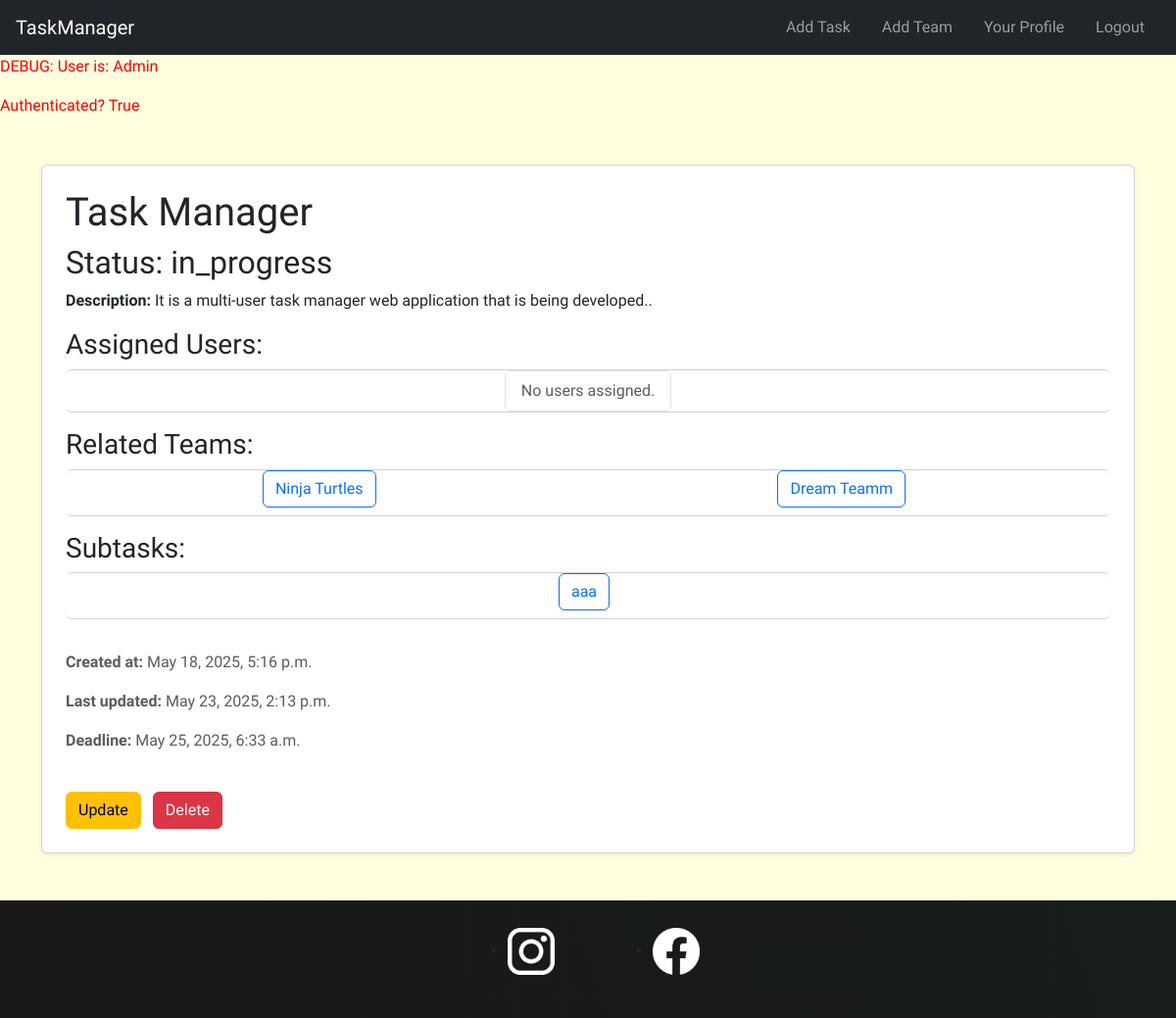
Screenshot of /tasks/1/ (signed in) with the database file from the repository.
### tasks/models.py (models this page shows, shortened)
class Task(models.Model):
    STATUS_CHOICES = [
        ('todo', 'To Do'),
        ('in_progress', 'In Progress'),
        ('done', 'Done'),
    ]
    private = models.BooleanField(blank=False,default=False) # if it is false every one can see it , users & teams associated
    creator = models.ForeignKey(User,on_delete=models.CASCADE, related_name='created_tasks')
    title = models.CharField(max_length=200)
    status = models.CharField(max_length=20, choices=STATUS_CHOICES, default='todo')
    description = models.TextField(blank=True)
    users = models.ManyToManyField(User, related_name='tasks')  # Users assigned to the task
    teams = models.ManyToManyField(Team, related_name='tasks' , blank=True)  # Teams related to the task
    subtasks = models.ManyToManyField('self', symmetrical=False, blank=True, related_name='parent_tasks')  # Optional sub-task linkage
    created_at = models.DateTimeField(auto_now_add=True)
    updated_at = models.DateTimeField(auto_now=True)
    deadline = models.DateTimeField(null=True, blank=True)

class Team(models.Model): # One user can be a team
    name = models.CharField(max_length=100)
    users = models.ManyToManyField(User, related_name='teams')

### tasks/views.py (the view)
# urls.py: path("tasks/<int:task_id>/", views.detail_task, name="detail_task"), # ex: /task/1
@login_required
def detail_task(request,task_id):
    task = Task.objects.get(pk=task_id)
    context = {
        "task":task,
    }
    return render(request,"tasks/detail.html",context)

### tasks/templates/tasks/detail.html
{% extends 'base.html' %}
{% block body %}
<main class="container my-5">
  <div class="card shadow-sm p-4">
    <h1>{{ task.title }}</h1>
    <h2>Status: {{ task.status }}</h2>
    {% if task.description %}
      <p><strong>Description:</strong> {{ task.description }}</p>
    {% endif %}
    <h3>Assigned Users:</h3>
    <ul class="list-group mb-3 rowList" >
      {% for user in task.users.all %}
      <li>
        <a href="{% url 'task:detail_user' user.id %}" class="btn btn-outline-primary me-2 mb-2" >
            {{ user.username }} (ID: {{ user.id }})
        </a>
      </li>
      {% empty %}
        <li class="list-group-item text-muted">No users assigned.</li>
      {% endfor %}
    </ul>
    <h3>Related Teams:</h3>
    <ul class="list-group mb-3 rowList">
      {% for team in task.teams.all %}
        <li>
          <a href="{% url 'task:detail_team' team.id %}" class="btn btn-outline-primary me-2 mb-2">{{ team.name }}</a>
        </li>
      {% empty %}
        <li class="list-group-item text-muted">No teams assigned.</li>
      {% endfor %}
    </ul>
    <h3>Subtasks:</h3>
    <ul class="list-group mb-3 rowList">
      {% for subtask in task.subtasks.all %}
        <li>
          <a href="{% url 'task:detail_task' subtask.id %}" class="btn btn-outline-primary me-2 mb-2">{{ subtask.title }}</a>
        </li>
      {% empty %}
        <li class="list-group-item text-muted">No subtasks.</li>
      {% endfor %}
    </ul>
    <div class="text-muted mt-3">
      <p><strong>Created at:</strong> {{ task.created_at }}</p>
      <p><strong>Last updated:</strong> {{ task.updated_at }}</p>
      {% if task.deadline %}
        <p><strong>Deadline:</strong> {{ task.deadline }}</p>
      {% endif %}
    </div>
    <div class="mt-4">
      <a href="{% url 'task:update_task' task.id %}" class="btn btn-warning me-2">Update</a>
      <a href="{% url 'task:delete_task' task.id %}" class="btn btn-danger">Delete</a>
    </div>
  </div>
</main>
{% endblock %}

### tasks/templates/base.html (shortened to what this page needs)
{% load static %}
<!DOCTYPE html>
<html lang="en">
<head>
    <link href="https://cdn.jsdelivr.net/npm/bootstrap@5.3.5/dist/css/bootstrap.min.css" rel="stylesheet"
>
    <link rel="stylesheet" href="{% static 'tasks/styles.css' %}">
</head>
<body>
    <header>
        <nav class="navbar navbar-dark bg-dark">
            <a href="/" class="navbar-brand ms-3">TaskManager</a>
            <div class="navbar-nav flex-row ms-auto me-3">
                {% if user.is_authenticated %}
                    <a class="nav-link px-3" href="{% url 'task:create_task' %}">Add Task</a>
                    <a class="nav-link px-3" href="{% url 'task:create_team' %}">Add Team</a>
                    {% if user.userprofile %}
                        <a class="nav-link px-3" href="{% url 'task:detail_user' request.user.userprofile.id %}">Your Profile</a>
                    {% endif %}
                    <form method="POST" action="{% url 'logout' %}" style="display: inline;">
                        <button type="submit" class="btn btn-link nav-link px-3">
                            Logout
                        </button>
                    </form>
                {% else %}
                    <a class="nav-link px-3" href="{% url 'login' %}">Login</a>
                    <a class="nav-link px-3" href="{% url 'register' %}">Register</a>
                {% endif %}
            </div>
        </nav>
    </header>
    <p style="color: red;">DEBUG: User is: {{ user }}</p>
    <p style="color: red;">Authenticated? {{ user.is_authenticated }}</p>
    {% block body %}
    {% endblock %}
    <footer>
      <ul>
        <li>
          <a href="https://www.instagram.com/">
            <img
              src="/pictures/icons/insta.png"
              alt="Instagram logo link to social media page"
          /></a>
        </li>
        <li>
          <a href="https://www.facebook.com/">
            <img
              src="/pictures/icons/facebook.png"
              alt="Facebook logo link to social media page"
            />
          </a>
        </li>
      </ul>
    </footer>
</body>
</html>

### tasks/static/tasks/styles.css (style rules this page uses)
body { background-color: lightyellow; font-family: "Oswald", sans-serif; }
li { margin: auto; }
.rowList { display: flex; flex-direction: row; flex-wrap: wrap; list-style: none; }
footer { background: linear-gradient(70deg, rgb(24, 24, 24), rgb(25, 29, 29)); padding: 1.75rem 0; margin-top: 1rem; }
footer ul { display: flex; justify-content: center; }
footer li { width: 3rem; height: 3rem; margin: 0 3.125rem; }
footer img { width: 100%; height: 100%; }

### rows the page displays
Task: title "Task Manager", status "in_progress", description "It is a multi-user task manager web application that is being developed..", created_at "May 18, 2025, 5:16 p.m.", updated_at "May 23, 2025, 2:13 p.m.", deadline "May 25, 2025, 6:33 a.m."
Team: name "Ninja Turtles"
Team: name "Dream Teamm"
Task: title "aaa"

### other values shown
{{ user }} "Admin"
{{ user.is_authenticated }} "True"
